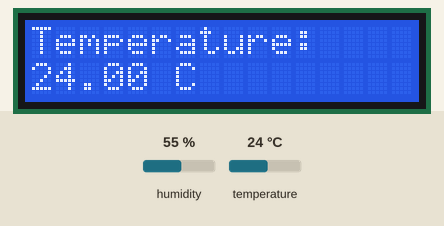
Bench run of a sketch on a simulated Arduino Uno, built with avr-gcc and run on an emulated ATmega328P. On the bench: 16×2 character LCD. The inputs (shaded band) are chosen by the test bench; at power-on: temperature 24 °C, humidity 55 %.

Above: at 1.3 s.
1.4 s: temperature set to 12 °C
At 2.7 s:
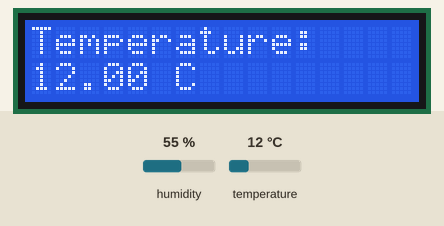
4.1 s: temperature set to 19 °C
At 5.3 s:
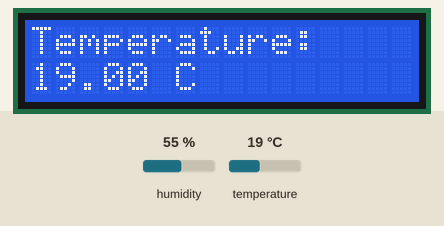
6.8 s: temperature set to 28 °C
At 9.4 s:
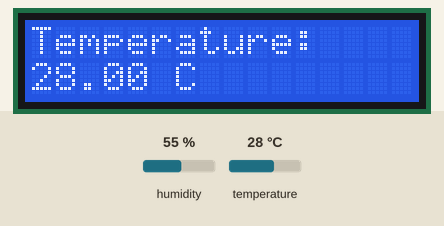
Timing chart, 0 to 10.9 s (numbered marks = the images above; inputs shaded):
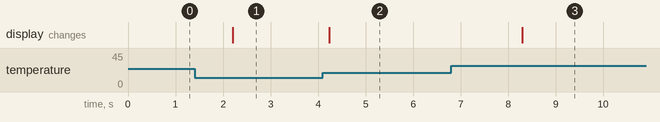

The sketch:

analogoutscripter.ino
```cpp
#include <Wire.h>
#include <LiquidCrystal_I2C.h>
#include <DHT.h>

#define DHT_PIN 2 // Change this to the pin where your temperature sensor is connected

DHT dht(DHT_PIN, DHT11);
LiquidCrystal_I2C lcd(0x27, 16, 2); // Change the address (0x27) based on your I2C module

void setup() {
  lcd.begin(16, 2);
  dht.begin();
  lcd.init();
  lcd.clear();
}

void loop() {


  float temperature = dht.readTemperature();

  lcd.setCursor(0, 0);
  lcd.print("Temperature:");

  lcd.setCursor(0, 1);
  lcd.print(temperature);
  lcd.print(" C");

}
```

Measured:
- after the input at 1.4 s, the display: changes after 0.80 s (image 1)
- after the input at 4.1 s, the display: changes after 0.13 s (image 2)
- after the input at 6.8 s, the display: changes after 1.5 s (image 3)
